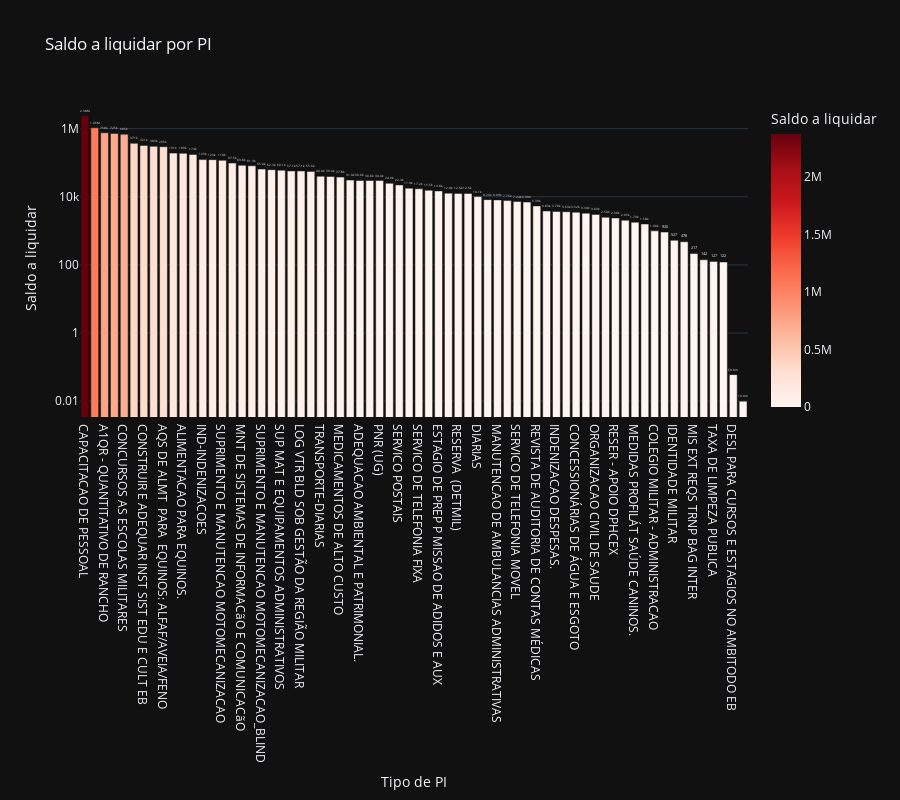

Notebook cell for this chart:
### Code cell
# Saldo a liquidar por tipo de PI
cols = ['NOME_PI', 'A_LIQUIDAR']

df_aux = df.loc[:, cols].groupby('NOME_PI').sum().sort_values(by= 'A_LIQUIDAR', ascending=False).reset_index()
df_aux = df_aux[df_aux['A_LIQUIDAR'] > 0]
fig = px.bar(df_aux, 
             x='NOME_PI', 
             y='A_LIQUIDAR',
             title='Saldo a liquidar por PI',
             labels={'NOME_PI':'Tipo de PI', 'A_LIQUIDAR':'Saldo a liquidar'},
             text_auto='.3s',
             height=800,
             log_y=True,
             color='A_LIQUIDAR',
             color_continuous_scale = 'reds',
             template='plotly_dark')
fig.update_traces(textposition = 'outside', cliponaxis = False, hovertemplate=None)
fig.update_layout(hovermode="x unified")

fig.show()

### Figure 1 — Plotly figure (JSON) as saved in the notebook; plotly's stock layout.template omitted (floating-point values rounded to 4 significant figures)
{"data": [{"alignmentgroup": "True", "cliponaxis": false, "legendgroup": "", "marker": {"color": [2375000.0, 1061000.0, 757700.0, 725300.0, 685500.0, 370900.0, 321100.0, 302700.0, 295488, 191300.0, 188900.0, 174389, 123400.0, 122900.0, 117500.0, 97550.0, 83850.0, 81340.0, 65000.0, 62330.0, 60060, 57080.0, 57070.0, 55600.0, 40000, 39370.0, 37800, 30960.0, 30030.0, 30000.0, 29970.0, 24940.0, 22260, 17850, 17200.0, 15460.0, 14828, 12770.0, 12570.0, 12480.0, 10100.0, 8240.0, 8090.0, 7747.0, 7243.0, 6992.0, 5386, 3834.0, 3700, 3632.0, 3522.0, 3299, 3027.0, 2500, 2378, 2046.0, 1788.0, 1584.0, 1000.0, 920, 527, 478.1, 216.6, 141.6, 126.7, 122.0, 0.06, 0.01], "coloraxis": "coloraxis", "pattern": {"shape": ""}}, "name": "", "offsetgroup": "", "orientation": "v", "showlegend": false, "textposition": "outside", "texttemplate": "%{y:.3s}", "type": "bar", "x": ["CAPACITACAO DE PESSOAL", "SMEM ESTABELECIMENTOS DE ENSINO", "A1QR - QUANTITATIVO DE RANCHO", "DESPESAS COM ENERGIA ELETRICA", "CONCURSOS AS ESCOLAS MILITARES", "REVITALIZAR O SIST COLEGIO MILITAR DO BRASIL", "CONSTRUIR E ADEQUAR INST SIST EDU E CULT EB", "LIMPEZA DE BENS IMÓVEIS", "AQS DE ALMT  PARA  EQUINOS: ALFAF/AVEIA/FENO", "MATERIAL DE INTENDÊNCIA", "ALIMENTACAO PARA EQUINOS.", "ATS - ATIVIDADES SETORIAIS", "IND-INDENIZACOES", "AQUARTELAMENTO", "SUPRIMENTO E MANUTENCAO MOTOMECANIZACAO", "A5PA - PASA", "MNT DE SISTEMAS DE INFORMACãO E COMUNICACãO", "ESCO - QUANTITATIVO DE RANCHO", "SUPRIMENTO E MANUTENCAO MOTOMECANIZACAO_BLIND", "MNT DE MÁQ E EQP ADMINISTRATIVOS", "SUP MAT E EQUIPAMENTOS ADMINISTRATIVOS", "REMONTA E VETERINÁRIA", "LOG VTR BLD SOB GESTÃO DA REGIÃO MILITAR", "ADMINISTRACAO DE OM", "TRANSPORTE-DIARIAS", "LOG VTR NÃO BLD-ABAST/LAV/LUBRIFIC GESTÃO RM", "MEDICAMENTOS DE ALTO CUSTO", "OUTROS", "ADEQUACAO AMBIENTAL E PATRIMONIAL.", "MANUTENCÃO CL IX SMEM MOTOMECANIZADO", "PNR (UG)", "UNIDADE GESTORA DE PRODUCAO", "SERVICO POSTAIS", "FUNDO EXÉRCITO - DECEX", "SERVICO DE TELEFONIA FIXA", "IND - INDENIZACOES", "ESTAGIO DE PREP P MISSAO DE ADIDOS E AUX", "ASSISTENCIA SOCIAL", "RESERVA  (DETMIL)", "INFORMATICA", "DIARIAS", "MEDIDAS PROFILÁT SAÚDE EQUINOS", "MANUTENCAO DE AMBULANCIAS ADMINISTRATIVAS", "FATOR DE CUSTO - CONTRATO DE OBJETIVOS", "SERVICO DE TELEFONIA MOVEL", "MNT DE AQUARTELAMENTO", "REVISTA DE AUDITORIA DE CONTAS MÉDICAS", "MANUTENCAO DE MAQUINAS E EQUIP ADMINISTRATIVO", "INDENIZACAO DESPESAS.", "EXE COMBINADO DE ROTACAO (CORE)", "CONCESSIONÁRIAS DE ÁGUA E ESGOTO", "ADMINISTRACAO DA OM", "ORGANIZACAO CIVIL DE SAUDE", "CERTIFICACAO DIGITAL", "RESER - APOIO DPHCEX", "DIAR - DIARIAS", "MEDIDAS PROFILÁT SAÚDE CANINOS.", "FAOPPREADES", "COLEGIO MILITAR - ADMINISTRACAO", "FUNADOM - DPGO", "IDENTIDADE MILITAR", "LAVAGEM DE ROUPAS PARA A VIDA VEGETATIVA OM", "MIS EXT REQS TRNP BAG INTER", "DESLOCAMENTOS EM MISSÕES DA ASSISTÊNCIA SOCIA", "TAXA DE LIMPEZA PUBLICA", "SERVICOS DE PROTECAO A RADIACAO IONIZANTE", "DESL PARA CURSOS E ESTAGIOS NO AMBITODO EB", "PROFISSIONAL DE SAUDE AUTONOMO"], "xaxis": "x", "y": [2375000.0, 1061000.0, 757700.0, 725300.0, 685500.0, 370900.0, 321100.0, 302700.0, 295488, 191300.0, 188900.0, 174389, 123400.0, 122900.0, 117500.0, 97550.0, 83850.0, 81340.0, 65000.0, 62330.0, 60060, 57080.0, 57070.0, 55600.0, 40000, 39370.0, 37800, 30960.0, 30030.0, 30000.0, 29970.0, 24940.0, 22260, 17850, 17200.0, 15460.0, 14828, 12770.0, 12570.0, 12480.0, 10100.0, 8240.0, 8090.0, 7747.0, 7243.0, 6992.0, 5386, 3834.0, 3700, 3632.0, 3522.0, 3299, 3027.0, 2500, 2378, 2046.0, 1788.0, 1584.0, 1000.0, 920, 527, 478.1, 216.6, 141.6, 126.7, 122.0, 0.06, 0.01], "yaxis": "y"}], "layout": {"barmode": "relative", "coloraxis": {"colorbar": {"title": {"text": "Saldo a liquidar"}}, "colorscale": [[0, "rgb(255,245,240)"], [0.125, "rgb(254,224,210)"], [0.25, "rgb(252,187,161)"], [0.375, "rgb(252,146,114)"], [0.5, "rgb(251,106,74)"], [0.625, "rgb(239,59,44)"], [0.75, "rgb(203,24,29)"], [0.875, "rgb(165,15,21)"], [1, "rgb(103,0,13)"]]}, "height": 800, "hovermode": "x unified", "legend": {"tracegroupgap": 0}, "title": {"text": "Saldo a liquidar por PI"}, "xaxis": {"anchor": "y", "domain": [0, 1], "title": {"text": "Tipo de PI"}}, "yaxis": {"anchor": "x", "domain": [0, 1], "title": {"text": "Saldo a liquidar"}, "type": "log"}}}
